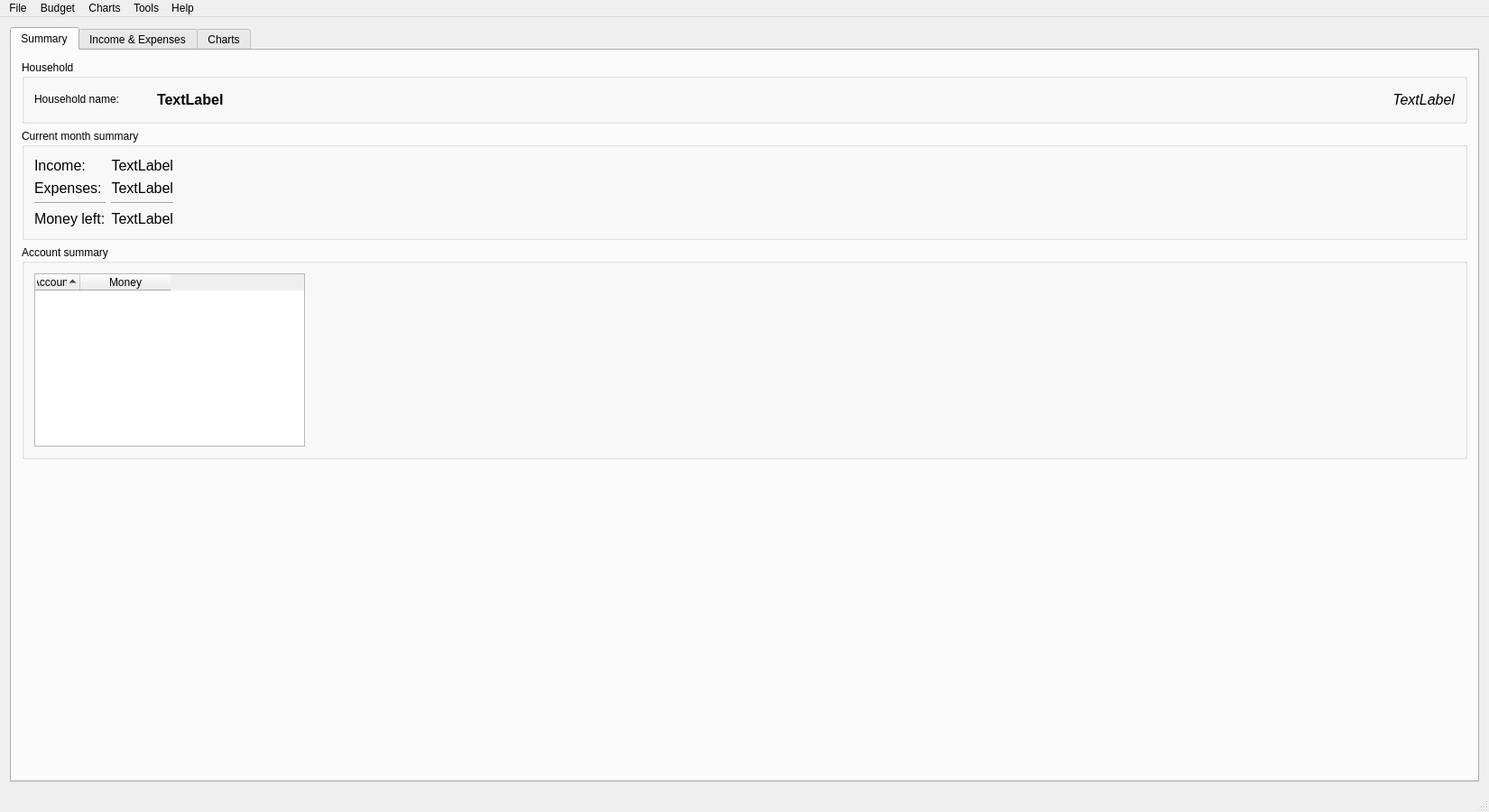
<?xml version="1.0" encoding="UTF-8"?>
<ui version="4.0">
 <class>MainWindow</class>
 <widget class="QMainWindow" name="MainWindow">
  <property name="geometry">
   <rect>
    <x>0</x>
    <y>0</y>
    <width>1650</width>
    <height>900</height>
   </rect>
  </property>
  <property name="minimumSize">
   <size>
    <width>800</width>
    <height>600</height>
   </size>
  </property>
  <property name="windowTitle">
   <string>Household Budget by d2uriel</string>
  </property>
  <widget class="QWidget" name="centralWidget">
   <layout class="QGridLayout" name="gridLayout">
    <item row="0" column="0">
     <widget class="QTabWidget" name="tabWidget">
      <property name="currentIndex">
       <number>0</number>
      </property>
      <widget class="QWidget" name="tab_summary">
       <attribute name="title">
        <string>Summary</string>
       </attribute>
       <layout class="QGridLayout" name="gridLayout_2">
        <item row="0" column="1">
         <widget class="QGroupBox" name="groupBox_user">
          <property name="minimumSize">
           <size>
            <width>0</width>
            <height>70</height>
           </size>
          </property>
          <property name="maximumSize">
           <size>
            <width>16777215</width>
            <height>70</height>
           </size>
          </property>
          <property name="title">
           <string>Household</string>
          </property>
          <layout class="QHBoxLayout" name="horizontalLayout">
           <item>
            <widget class="QLabel" name="label">
             <property name="minimumSize">
              <size>
               <width>130</width>
               <height>20</height>
              </size>
             </property>
             <property name="maximumSize">
              <size>
               <width>130</width>
               <height>20</height>
              </size>
             </property>
             <property name="text">
              <string>Household name:</string>
             </property>
            </widget>
           </item>
           <item>
            <widget class="QLabel" name="label_householdName">
             <property name="font">
              <font>
               <family>Arial</family>
               <pointsize>12</pointsize>
               <weight>75</weight>
               <bold>true</bold>
              </font>
             </property>
             <property name="text">
              <string>TextLabel</string>
             </property>
            </widget>
           </item>
           <item>
            <widget class="QLabel" name="label_currentDateTime">
             <property name="minimumSize">
              <size>
               <width>200</width>
               <height>0</height>
              </size>
             </property>
             <property name="maximumSize">
              <size>
               <width>200</width>
               <height>16777215</height>
              </size>
             </property>
             <property name="font">
              <font>
               <family>Arial</family>
               <pointsize>12</pointsize>
               <italic>true</italic>
              </font>
             </property>
             <property name="text">
              <string>TextLabel</string>
             </property>
             <property name="alignment">
              <set>Qt::AlignRight|Qt::AlignTrailing|Qt::AlignVCenter</set>
             </property>
            </widget>
           </item>
          </layout>
         </widget>
        </item>
        <item row="1" column="1">
         <widget class="QGroupBox" name="groupBox_summaryMonth">
          <property name="title">
           <string>Current month summary</string>
          </property>
          <layout class="QGridLayout" name="gridLayout_3">
           <item row="0" column="0">
            <layout class="QHBoxLayout" name="horizontalLayout_11">
             <item>
              <layout class="QVBoxLayout" name="verticalLayout_11">
               <item>
                <widget class="QLabel" name="label_12">
                 <property name="font">
                  <font>
                   <family>Arial</family>
                   <pointsize>12</pointsize>
                  </font>
                 </property>
                 <property name="text">
                  <string>Income:</string>
                 </property>
                </widget>
               </item>
               <item>
                <widget class="QLabel" name="label_14">
                 <property name="font">
                  <font>
                   <family>Arial</family>
                   <pointsize>12</pointsize>
                  </font>
                 </property>
                 <property name="text">
                  <string>Expenses:</string>
                 </property>
                </widget>
               </item>
               <item>
                <widget class="Line" name="line">
                 <property name="orientation">
                  <enum>Qt::Horizontal</enum>
                 </property>
                </widget>
               </item>
               <item>
                <widget class="QLabel" name="label_15">
                 <property name="font">
                  <font>
                   <family>Arial</family>
                   <pointsize>12</pointsize>
                  </font>
                 </property>
                 <property name="text">
                  <string>Money left:</string>
                 </property>
                </widget>
               </item>
              </layout>
             </item>
             <item>
              <layout class="QVBoxLayout" name="verticalLayout_13">
               <item>
                <widget class="QLabel" name="label_incomeMonth">
                 <property name="font">
                  <font>
                   <family>Arial</family>
                   <pointsize>12</pointsize>
                  </font>
                 </property>
                 <property name="text">
                  <string>TextLabel</string>
                 </property>
                 <property name="alignment">
                  <set>Qt::AlignRight|Qt::AlignTrailing|Qt::AlignVCenter</set>
                 </property>
                </widget>
               </item>
               <item>
                <widget class="QLabel" name="label_expensesMonth">
                 <property name="font">
                  <font>
                   <family>Arial</family>
                   <pointsize>12</pointsize>
                  </font>
                 </property>
                 <property name="text">
                  <string>TextLabel</string>
                 </property>
                 <property name="alignment">
                  <set>Qt::AlignRight|Qt::AlignTrailing|Qt::AlignVCenter</set>
                 </property>
                </widget>
               </item>
               <item>
                <widget class="Line" name="line_2">
                 <property name="orientation">
                  <enum>Qt::Horizontal</enum>
                 </property>
                </widget>
               </item>
               <item>
                <widget class="QLabel" name="label_moneyLeftMonth">
                 <property name="font">
                  <font>
                   <family>Arial</family>
                   <pointsize>12</pointsize>
                  </font>
                 </property>
                 <property name="text">
                  <string>TextLabel</string>
                 </property>
                 <property name="alignment">
                  <set>Qt::AlignRight|Qt::AlignTrailing|Qt::AlignVCenter</set>
                 </property>
                </widget>
               </item>
              </layout>
             </item>
            </layout>
           </item>
           <item row="0" column="1">
            <spacer name="horizontalSpacer">
             <property name="orientation">
              <enum>Qt::Horizontal</enum>
             </property>
             <property name="sizeHint" stdset="0">
              <size>
               <width>40</width>
               <height>20</height>
              </size>
             </property>
            </spacer>
           </item>
          </layout>
         </widget>
        </item>
        <item row="2" column="1">
         <widget class="QGroupBox" name="groupBox_accountSummary">
          <property name="sizePolicy">
           <sizepolicy hsizetype="Expanding" vsizetype="Expanding">
            <horstretch>0</horstretch>
            <verstretch>0</verstretch>
           </sizepolicy>
          </property>
          <property name="title">
           <string>Account summary</string>
          </property>
          <layout class="QHBoxLayout" name="horizontalLayout_2">
           <item>
            <widget class="QTreeWidget" name="treeWidget_accountSummary">
             <property name="sizePolicy">
              <sizepolicy hsizetype="Minimum" vsizetype="Minimum">
               <horstretch>0</horstretch>
               <verstretch>0</verstretch>
              </sizepolicy>
             </property>
             <property name="minimumSize">
              <size>
               <width>300</width>
               <height>0</height>
              </size>
             </property>
             <property name="maximumSize">
              <size>
               <width>16777215</width>
               <height>16777215</height>
              </size>
             </property>
             <property name="horizontalScrollBarPolicy">
              <enum>Qt::ScrollBarAlwaysOff</enum>
             </property>
             <property name="editTriggers">
              <set>QAbstractItemView::NoEditTriggers</set>
             </property>
             <property name="showDropIndicator" stdset="0">
              <bool>false</bool>
             </property>
             <property name="alternatingRowColors">
              <bool>true</bool>
             </property>
             <property name="selectionMode">
              <enum>QAbstractItemView::NoSelection</enum>
             </property>
             <property name="itemsExpandable">
              <bool>false</bool>
             </property>
             <property name="sortingEnabled">
              <bool>true</bool>
             </property>
             <property name="expandsOnDoubleClick">
              <bool>false</bool>
             </property>
             <attribute name="headerDefaultSectionSize">
              <number>50</number>
             </attribute>
             <attribute name="headerMinimumSectionSize">
              <number>50</number>
             </attribute>
             <attribute name="headerStretchLastSection">
              <bool>false</bool>
             </attribute>
             <column>
              <property name="text">
               <string>Account</string>
              </property>
              <property name="textAlignment">
               <set>AlignHCenter|AlignVCenter|AlignCenter</set>
              </property>
             </column>
             <column>
              <property name="text">
               <string>Money</string>
              </property>
              <property name="textAlignment">
               <set>AlignHCenter|AlignVCenter|AlignCenter</set>
              </property>
             </column>
            </widget>
           </item>
           <item>
            <spacer name="horizontalSpacer_2">
             <property name="orientation">
              <enum>Qt::Horizontal</enum>
             </property>
             <property name="sizeHint" stdset="0">
              <size>
               <width>700</width>
               <height>20</height>
              </size>
             </property>
            </spacer>
           </item>
          </layout>
         </widget>
        </item>
        <item row="3" column="1">
         <spacer name="verticalSpacer">
          <property name="orientation">
           <enum>Qt::Vertical</enum>
          </property>
          <property name="sizeHint" stdset="0">
           <size>
            <width>20</width>
            <height>400</height>
           </size>
          </property>
         </spacer>
        </item>
       </layout>
      </widget>
      <widget class="QWidget" name="tab_incomeExpenses">
       <attribute name="title">
        <string>Income &amp;&amp; Expenses</string>
       </attribute>
       <layout class="QVBoxLayout" name="verticalLayout_18">
        <item>
         <widget class="QGroupBox" name="groupBox_2">
          <property name="minimumSize">
           <size>
            <width>0</width>
            <height>100</height>
           </size>
          </property>
          <property name="maximumSize">
           <size>
            <width>16777215</width>
            <height>220</height>
           </size>
          </property>
          <property name="title">
           <string>Filtering options</string>
          </property>
          <layout class="QVBoxLayout" name="verticalLayout_12">
           <item>
            <layout class="QHBoxLayout" name="horizontalLayout_14">
             <item>
              <widget class="QGroupBox" name="groupBox_13">
               <property name="title">
                <string>Filter by type</string>
               </property>
               <layout class="QVBoxLayout" name="verticalLayout_17">
                <item>
                 <widget class="QPushButton" name="pushButton_toggleIncome">
                  <property name="text">
                   <string>Show income</string>
                  </property>
                  <property name="checkable">
                   <bool>true</bool>
                  </property>
                  <property name="checked">
                   <bool>true</bool>
                  </property>
                 </widget>
                </item>
                <item>
                 <widget class="QPushButton" name="pushButton_toggleExpenses">
                  <property name="text">
                   <string>Show expenses</string>
                  </property>
                  <property name="checkable">
                   <bool>true</bool>
                  </property>
                  <property name="checked">
                   <bool>true</bool>
                  </property>
                 </widget>
                </item>
               </layout>
              </widget>
             </item>
             <item>
              <widget class="QGroupBox" name="groupBox_10">
               <property name="title">
                <string>Filter by date</string>
               </property>
               <layout class="QVBoxLayout" name="verticalLayout_14">
                <item>
                 <widget class="QRadioButton" name="radio_filterDatesThisMonth">
                  <property name="maximumSize">
                   <size>
                    <width>100</width>
                    <height>16777215</height>
                   </size>
                  </property>
                  <property name="text">
                   <string>This month</string>
                  </property>
                  <property name="checked">
                   <bool>true</bool>
                  </property>
                 </widget>
                </item>
                <item>
                 <widget class="QRadioButton" name="radio_filterDatesLastMonth">
                  <property name="maximumSize">
                   <size>
                    <width>100</width>
                    <height>16777215</height>
                   </size>
                  </property>
                  <property name="text">
                   <string>Last month</string>
                  </property>
                 </widget>
                </item>
                <item>
                 <widget class="QRadioButton" name="radio_filterDatesThisAndLastMonth">
                  <property name="text">
                   <string>This month + last month</string>
                  </property>
                 </widget>
                </item>
                <item>
                 <widget class="QRadioButton" name="radio_filterDatesSpecific">
                  <property name="text">
                   <string>Specific dates</string>
                  </property>
                 </widget>
                </item>
                <item>
                 <layout class="QHBoxLayout" name="horizontalLayout_16">
                  <item>
                   <widget class="QLabel" name="label_17">
                    <property name="text">
                     <string>From:</string>
                    </property>
                   </widget>
                  </item>
                  <item>
                   <widget class="QDateEdit" name="dateEdit_from"/>
                  </item>
                  <item>
                   <widget class="QLabel" name="label_19">
                    <property name="text">
                     <string>To:</string>
                    </property>
                   </widget>
                  </item>
                  <item>
                   <widget class="QDateEdit" name="dateEdit_to"/>
                  </item>
                 </layout>
                </item>
               </layout>
              </widget>
             </item>
             <item>
              <widget class="QGroupBox" name="groupBox_11">
               <property name="title">
                <string>Filter by category</string>
               </property>
               <layout class="QHBoxLayout" name="horizontalLayout_4">
                <item>
                 <widget class="QGroupBox" name="groupBox">
                  <property name="title">
                   <string>Select filter:</string>
                  </property>
                  <layout class="QGridLayout" name="gridLayout_5">
                   <item row="0" column="0">
                    <widget class="QListWidget" name="listWidget_categories">
                     <property name="maximumSize">
                      <size>
                       <width>16777215</width>
                       <height>16777215</height>
                      </size>
                     </property>
                     <property name="editTriggers">
                      <set>QAbstractItemView::NoEditTriggers</set>
                     </property>
                     <property name="showDropIndicator" stdset="0">
                      <bool>false</bool>
                     </property>
                     <property name="alternatingRowColors">
                      <bool>true</bool>
                     </property>
                     <property name="sortingEnabled">
                      <bool>true</bool>
                     </property>
                    </widget>
                   </item>
                  </layout>
                 </widget>
                </item>
                <item>
                 <layout class="QVBoxLayout" name="verticalLayout">
                  <item>
                   <widget class="QPushButton" name="pushButton_addCategoryFilter">
                    <property name="text">
                     <string>Add =&gt;</string>
                    </property>
                   </widget>
                  </item>
                  <item>
                   <widget class="QPushButton" name="pushButton_removeCategoryFilter">
                    <property name="text">
                     <string>&lt;= Remove</string>
                    </property>
                   </widget>
                  </item>
                  <item>
                   <widget class="QPushButton" name="pushButton_clearCategoryFilters">
                    <property name="text">
                     <string>Clear filters</string>
                    </property>
                   </widget>
                  </item>
                 </layout>
                </item>
                <item>
                 <widget class="QGroupBox" name="groupBox_3">
                  <property name="title">
                   <string>Active filters:</string>
                  </property>
                  <layout class="QVBoxLayout" name="verticalLayout_2">
                   <item>
                    <widget class="QListWidget" name="listWidget_activeFilters">
                     <property name="maximumSize">
                      <size>
                       <width>16777215</width>
                       <height>16777215</height>
                      </size>
                     </property>
                     <property name="editTriggers">
                      <set>QAbstractItemView::NoEditTriggers</set>
                     </property>
                     <property name="showDropIndicator" stdset="0">
                      <bool>false</bool>
                     </property>
                     <property name="sortingEnabled">
                      <bool>true</bool>
                     </property>
                    </widget>
                   </item>
                  </layout>
                 </widget>
                </item>
               </layout>
              </widget>
             </item>
             <item>
              <widget class="QGroupBox" name="groupBox_12">
               <property name="title">
                <string>Filter by sum value</string>
               </property>
               <layout class="QVBoxLayout" name="verticalLayout_16">
                <item>
                 <widget class="QCheckBox" name="checkBox_useFilterSum">
                  <property name="text">
                   <string>Use filter</string>
                  </property>
                 </widget>
                </item>
                <item>
                 <layout class="QFormLayout" name="formLayout_3">
                  <item row="1" column="0">
                   <widget class="QLabel" name="label_22">
                    <property name="text">
                     <string>From:</string>
                    </property>
                   </widget>
                  </item>
                  <item row="1" column="1">
                   <widget class="QDoubleSpinBox" name="doubleSpinBox_from">
                    <property name="maximum">
                     <double>999999.989999999990687</double>
                    </property>
                   </widget>
                  </item>
                  <item row="2" column="0">
                   <widget class="QLabel" name="label_23">
                    <property name="text">
                     <string>To:</string>
                    </property>
                   </widget>
                  </item>
                  <item row="2" column="1">
                   <widget class="QDoubleSpinBox" name="doubleSpinBox_to">
                    <property name="maximum">
                     <double>999999.989999999990687</double>
                    </property>
                   </widget>
                  </item>
                 </layout>
                </item>
               </layout>
              </widget>
             </item>
            </layout>
           </item>
           <item>
            <widget class="QPushButton" name="pushButton_applyFiltering">
             <property name="text">
              <string>Apply</string>
             </property>
            </widget>
           </item>
          </layout>
         </widget>
        </item>
        <item>
         <widget class="QTreeWidget" name="treeWidget_data">
          <attribute name="headerDefaultSectionSize">
           <number>100</number>
          </attribute>
          <attribute name="headerStretchLastSection">
           <bool>false</bool>
          </attribute>
          <column>
           <property name="text">
            <string>Date</string>
           </property>
           <property name="textAlignment">
            <set>AlignHCenter|AlignVCenter|AlignCenter</set>
           </property>
          </column>
          <column>
           <property name="text">
            <string>Qty</string>
           </property>
           <property name="textAlignment">
            <set>AlignHCenter|AlignVCenter|AlignCenter</set>
           </property>
          </column>
          <column>
           <property name="text">
            <string>Value</string>
           </property>
           <property name="textAlignment">
            <set>AlignHCenter|AlignVCenter|AlignCenter</set>
           </property>
          </column>
          <column>
           <property name="text">
            <string>Sum</string>
           </property>
           <property name="textAlignment">
            <set>AlignHCenter|AlignVCenter|AlignCenter</set>
           </property>
          </column>
          <column>
           <property name="text">
            <string>Category</string>
           </property>
           <property name="textAlignment">
            <set>AlignHCenter|AlignVCenter|AlignCenter</set>
           </property>
          </column>
          <column>
           <property name="text">
            <string>Added by</string>
           </property>
           <property name="textAlignment">
            <set>AlignHCenter|AlignVCenter|AlignCenter</set>
           </property>
          </column>
          <column>
           <property name="text">
            <string>Details</string>
           </property>
           <property name="textAlignment">
            <set>AlignHCenter|AlignVCenter|AlignCenter</set>
           </property>
          </column>
          <column>
           <property name="text">
            <string>Id</string>
           </property>
          </column>
         </widget>
        </item>
        <item>
         <layout class="QHBoxLayout" name="horizontalLayout_3">
          <item>
           <layout class="QFormLayout" name="formLayout">
            <item row="0" column="0">
             <widget class="QLabel" name="label_2">
              <property name="text">
               <string>Sum of all records:</string>
              </property>
             </widget>
            </item>
            <item row="0" column="1">
             <widget class="QLabel" name="label_sumOfAllRecords">
              <property name="text">
               <string>TextLabel</string>
              </property>
             </widget>
            </item>
           </layout>
          </item>
         </layout>
        </item>
       </layout>
      </widget>
      <widget class="QWidget" name="tab_charts">
       <property name="enabled">
        <bool>true</bool>
       </property>
       <attribute name="title">
        <string>Charts</string>
       </attribute>
       <layout class="QGridLayout" name="gridLayout_4">
        <item row="0" column="0">
         <widget class="QScrollArea" name="scrollArea_charts">
          <property name="widgetResizable">
           <bool>true</bool>
          </property>
          <widget class="QWidget" name="scrollAreaWidgetContents">
           <property name="geometry">
            <rect>
             <x>0</x>
             <y>0</y>
             <width>1606</width>
             <height>795</height>
            </rect>
           </property>
           <layout class="QVBoxLayout" name="verticalLayout_4">
            <item>
             <layout class="QVBoxLayout" name="verticalLayout_charts"/>
            </item>
           </layout>
          </widget>
         </widget>
        </item>
       </layout>
      </widget>
     </widget>
    </item>
   </layout>
  </widget>
  <widget class="QMenuBar" name="menuBar">
   <property name="geometry">
    <rect>
     <x>0</x>
     <y>0</y>
     <width>1650</width>
     <height>21</height>
    </rect>
   </property>
   <widget class="QMenu" name="menu_file">
    <property name="title">
     <string>File</string>
    </property>
    <addaction name="action_newHousehold"/>
    <addaction name="action_openHousehold"/>
    <addaction name="separator"/>
    <addaction name="action_closeHousehold"/>
    <addaction name="separator"/>
    <addaction name="action_exit"/>
   </widget>
   <widget class="QMenu" name="menu_budget">
    <property name="title">
     <string>Budget</string>
    </property>
    <widget class="QMenu" name="menuCategories">
     <property name="title">
      <string>Categories</string>
     </property>
     <addaction name="action_editCategories"/>
     <addaction name="separator"/>
     <addaction name="action_importCategories"/>
     <addaction name="action_exportCategories"/>
    </widget>
    <addaction name="action_addExpense"/>
    <addaction name="action_addIncome"/>
    <addaction name="action_transferMoney"/>
    <addaction name="separator"/>
    <addaction name="menuCategories"/>
    <addaction name="action_editUsers"/>
    <addaction name="action_editAccounts"/>
   </widget>
   <widget class="QMenu" name="menu_about">
    <property name="title">
     <string>Help</string>
    </property>
    <addaction name="action_about"/>
    <addaction name="separator"/>
    <addaction name="actionDebug_mode"/>
   </widget>
   <widget class="QMenu" name="menu_tools">
    <property name="title">
     <string>Tools</string>
    </property>
    <addaction name="action_configuration"/>
   </widget>
   <widget class="QMenu" name="menu_charts">
    <property name="title">
     <string>Charts</string>
    </property>
    <widget class="QMenu" name="menu_addChart">
     <property name="title">
      <string>Add chart</string>
     </property>
     <addaction name="action_customChart"/>
     <addaction name="separator"/>
     <addaction name="action_monthlyIncomeChart"/>
     <addaction name="action_monthlyExpensesChart"/>
    </widget>
    <addaction name="menu_addChart"/>
    <addaction name="action_removeChart"/>
   </widget>
   <addaction name="menu_file"/>
   <addaction name="menu_budget"/>
   <addaction name="menu_charts"/>
   <addaction name="menu_tools"/>
   <addaction name="menu_about"/>
  </widget>
  <widget class="QStatusBar" name="statusBar"/>
  <action name="action_openHousehold">
   <property name="text">
    <string>Open household...</string>
   </property>
   <property name="shortcut">
    <string>Ctrl+O</string>
   </property>
  </action>
  <action name="action_saveHousehold">
   <property name="text">
    <string>Save household</string>
   </property>
   <property name="shortcut">
    <string>Ctrl+S</string>
   </property>
  </action>
  <action name="action_saveAsHousehold">
   <property name="text">
    <string>Save household as...</string>
   </property>
  </action>
  <action name="action_exit">
   <property name="text">
    <string>Exit</string>
   </property>
  </action>
  <action name="action_addExpense">
   <property name="text">
    <string>Add expense</string>
   </property>
   <property name="shortcut">
    <string>F4</string>
   </property>
  </action>
  <action name="action_addIncome">
   <property name="text">
    <string>Add income</string>
   </property>
   <property name="shortcut">
    <string>F5</string>
   </property>
  </action>
  <action name="action_about">
   <property name="text">
    <string>About Household Budget</string>
   </property>
   <property name="shortcut">
    <string>F1</string>
   </property>
  </action>
  <action name="action_newHousehold">
   <property name="text">
    <string>New household</string>
   </property>
   <property name="shortcut">
    <string>Ctrl+N</string>
   </property>
   <property name="menuRole">
    <enum>QAction::TextHeuristicRole</enum>
   </property>
  </action>
  <action name="action_configuration">
   <property name="text">
    <string>Configuration</string>
   </property>
   <property name="shortcut">
    <string>F12</string>
   </property>
  </action>
  <action name="action_removeCategory">
   <property name="text">
    <string>Remove category...</string>
   </property>
  </action>
  <action name="action_closeHousehold">
   <property name="text">
    <string>Close household</string>
   </property>
  </action>
  <action name="action_editCategories">
   <property name="text">
    <string>Edit categories...</string>
   </property>
   <property name="shortcut">
    <string>F10</string>
   </property>
  </action>
  <action name="action_importCategories">
   <property name="text">
    <string>Import categories...</string>
   </property>
  </action>
  <action name="action_exportCategories">
   <property name="text">
    <string>Export categories...</string>
   </property>
  </action>
  <action name="action_editUsers">
   <property name="text">
    <string>Users</string>
   </property>
   <property name="shortcut">
    <string>F8</string>
   </property>
  </action>
  <action name="action_editAccounts">
   <property name="text">
    <string>Money accounts</string>
   </property>
   <property name="shortcut">
    <string>F9</string>
   </property>
  </action>
  <action name="action_transferMoney">
   <property name="text">
    <string>Transfer money</string>
   </property>
   <property name="shortcut">
    <string>F6</string>
   </property>
  </action>
  <action name="actionDebug_mode">
   <property name="text">
    <string>Debug mode</string>
   </property>
   <property name="shortcut">
    <string>Ctrl+D</string>
   </property>
   <property name="shortcutContext">
    <enum>Qt::ApplicationShortcut</enum>
   </property>
   <property name="visible">
    <bool>true</bool>
   </property>
  </action>
  <action name="action_removeChart">
   <property name="text">
    <string>Remove chart</string>
   </property>
  </action>
  <action name="action_customChart">
   <property name="text">
    <string>Custom chart...</string>
   </property>
  </action>
  <action name="action_monthlyIncomeChart">
   <property name="text">
    <string>Monthly income chart</string>
   </property>
  </action>
  <action name="action_monthlyExpensesChart">
   <property name="text">
    <string>Monthly expenses chart</string>
   </property>
  </action>
 </widget>
 <layoutdefault spacing="6" margin="11"/>
 <resources/>
 <connections/>
</ui>
